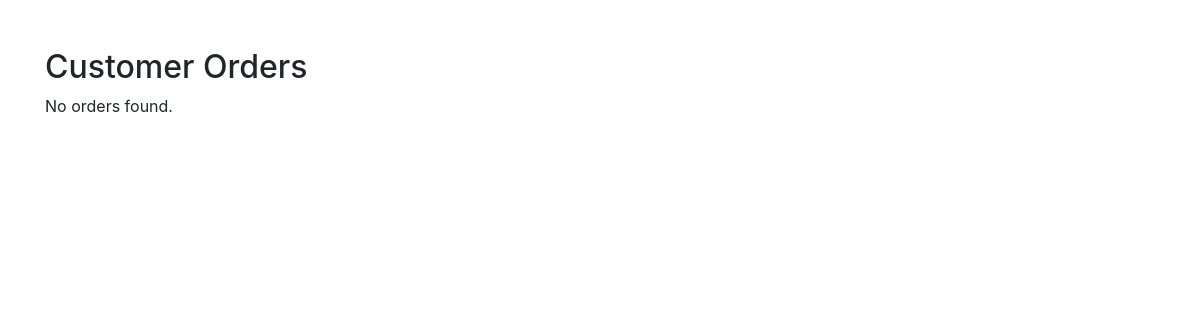
The app's page /cashier/customer_order.php, older data.
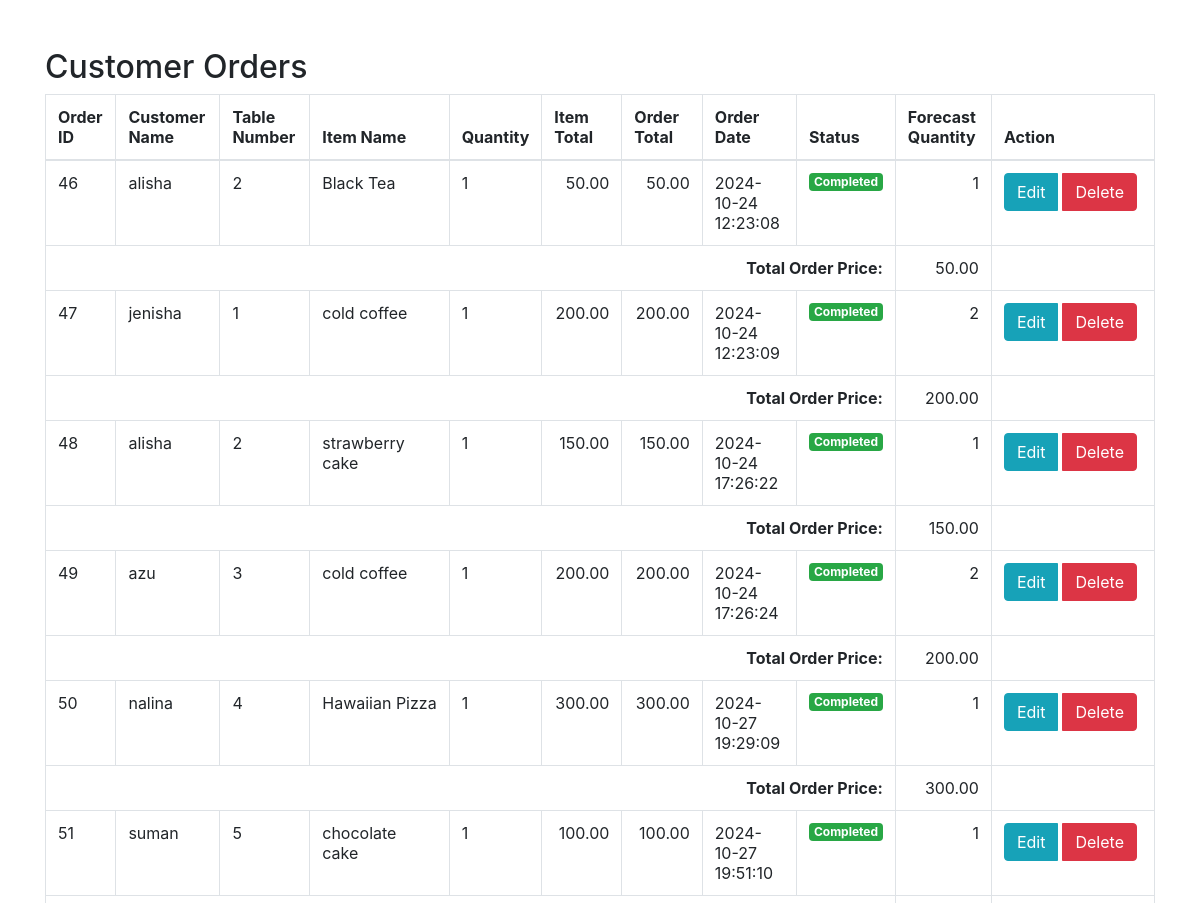
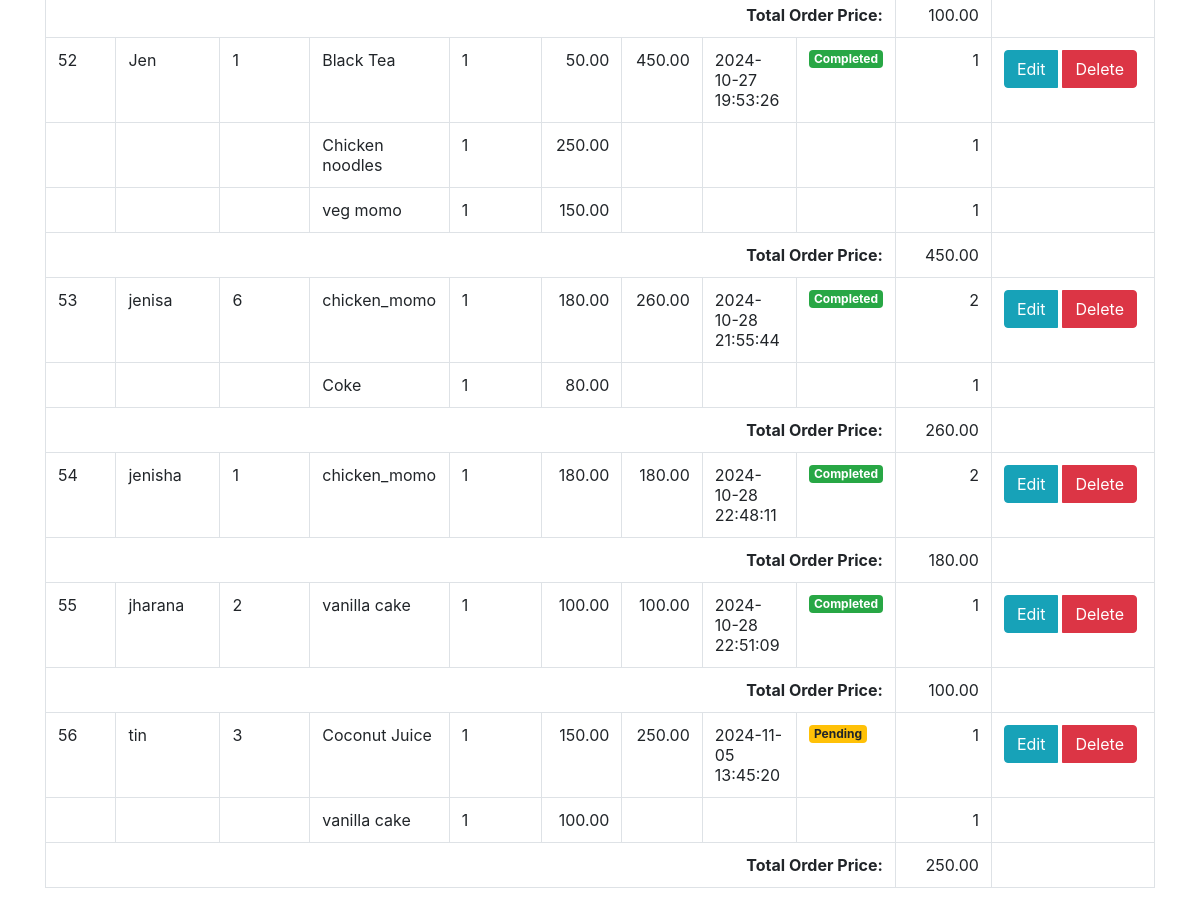
The same page, newer data (2 pictures, top to bottom).
### tables this page shows
CREATE TABLE `orders` (
  `order_id` int(11) NOT NULL,
  `customer_name` varchar(100) NOT NULL,
  `table_id` int(11) DEFAULT NULL,
  `total_price` decimal(10,2) NOT NULL,
  `order_date` datetime DEFAULT current_timestamp(),
  `status` enum('Pending','In Progress','Completed') NOT NULL DEFAULT 'Pending',
  `cashier_id` int(11) DEFAULT NULL
);

CREATE TABLE `tables` (
  `table_id` int(11) NOT NULL,
  `table_num` int(11) NOT NULL,
  `status` enum('available','occupied') NOT NULL DEFAULT 'available',
  `capacity` int(11) NOT NULL DEFAULT 0
);

### cashier/customer_order.php (the view, shortened to what this page needs)
<?php
include '../conn/connection.php';
    $sql = "
    SELECT
        o.order_id AS order_id,
        o.customer_name,
        t.table_num,
        o.order_date,
        o.status,
        m.item_name,
        oi.item_id,  -- Add item_id here
        oi.quantity,
        (oi.quantity * m.price) AS item_total,
        SUM(oi.quantity * m.price) OVER (PARTITION BY o.order_id) AS order_total
    FROM orders o
    JOIN tables t ON o.table_id = t.table_id
    JOIN order_items oi ON o.order_id = oi.order_id
    JOIN menu m ON oi.item_id = m.item_id
    ORDER BY o.order_id, m.item_name";
$result = $conn->query($sql);
$forecastSql = "
    SELECT
        oi.item_id,
        SUM(oi.quantity) AS total_quantity,
        DATE(o.order_date) AS order_date
    FROM
        orders o
    JOIN
        order_items oi ON o.order_id = oi.order_id
    GROUP BY
        oi.item_id, DATE(o.order_date)
    ORDER BY
        order_date DESC
";
$forecastResult = $conn->query($forecastSql);
$forecastData = [];
if ($forecastResult && $forecastResult->num_rows > 0) {
    while ($row = $forecastResult->fetch_assoc()) {
        $forecastData[$row['item_id']][] = [
            'date' => $row['order_date'],
            'quantity' => $row['total_quantity']
        ];
    }
}
$forecastResults = [];
foreach ($forecastData as $itemId => $data) {
    $totalQuantity = 0;
    $count = count($data);
    for ($i = 0; $i < min(7, $count); $i++) {
        $totalQuantity += $data[$i]['quantity'];
    }
    $averageQuantity = $totalQuantity / min(7, $count);
    $forecastResults[$itemId] = round($averageQuantity);
}
?>
<link rel="stylesheet" href="https://stackpath.bootstrapcdn.com/bootstrap/4.5.2/css/bootstrap.min.css">
<div class="container mt-5">
    <h2>Customer Orders</h2>
    <?php if ($result->num_rows > 0): ?>
        <table class="table table-bordered">
            <thead>
                <tr>
                    <th>Order ID</th>
                    <th>Customer Name</th>
                    <th>Table Number</th>
                    <th>Item Name</th>
                    <th>Quantity</th>
                    <th>Item Total</th>
                    <th>Order Total</th>
                    <th>Order Date</th>
                    <th>Status</th>
                    <th>Forecast Quantity</th>
                    <th>Action</th>
                </tr>
            </thead>
            <tbody>
            <?php
$currentOrderId = null;
while ($row = $result->fetch_assoc()):
    $isNewOrder = $currentOrderId !== $row['order_id'];
    if ($isNewOrder) {
        if ($currentOrderId !== null) {
            echo "<tr>
                    <td colspan='9' class='text-right font-weight-bold'>Total Order Price:</td>
                    <td class='text-right'>" . number_format($orderTotal, 2) . "</td>
                  </tr>";
        }
        $currentOrderId = $row['order_id'];
        $orderTotal = $row['order_total'];
    }
    $forecastQuantity = isset($forecastResults[$row['item_id']]) ? $forecastResults[$row['item_id']] : 0;
?>
<tr>
    <td><?php echo $isNewOrder ? $row['order_id'] : ''; ?></td>
    <td><?php echo $isNewOrder ? $row['customer_name'] : ''; ?></td>
    <td><?php echo $isNewOrder ? $row['table_num'] : ''; ?></td>
    <td><?php echo $row['item_name']; ?></td>
    <td><?php echo $row['quantity']; ?></td>
    <td class="text-right"><?php echo number_format($row['item_total'], 2); ?></td>
    <td class="text-right"><?php echo $isNewOrder ? number_format($orderTotal, 2) : ''; ?></td>
    <td><?php echo $isNewOrder ? $row['order_date'] : ''; ?></td>
    <td>
        <?php if ($isNewOrder): ?>
            <span class="badge
                <?php
                    if ($row['status'] == 'Pending') echo 'badge-warning';
                    elseif ($row['status'] == 'In Progress') echo 'badge-primary';
                    elseif ($row['status'] == 'Completed') echo 'badge-success';
                ?>">
                <?php echo $row['status']; ?>
            </span>
        <?php endif; ?>
    </td>
    <td class="text-right"><?php echo $forecastQuantity; ?></td>
    <td>
        <?php if ($isNewOrder): ?>
            <div class="btn-group" role="group">
                <button class="btn btn-info" data-toggle="modal" data-target="#editModal<?php echo $row['order_id']; ?>">Edit</button>
                <button class="btn btn-danger" data-toggle="modal" data-target="#deleteModal<?php echo $row['order_id']; ?>">Delete</button>
            </div>
        <?php endif; ?>
    </td>
</tr>
<?php endwhile; ?>
<?php if ($currentOrderId !== null): ?>
    <tr>
        <td colspan='9' class='text-right font-weight-bold'>Total Order Price:</td>
        <td class='text-right'><?php echo number_format($orderTotal, 2); ?></td>
    </tr>
<?php endif; ?>
</tbody>
</table>
<?php else: ?>
    <p>No orders found.</p>
<?php endif; ?>
</div>
</body>
</html>

### cashier/customer_order.php (style rules this page uses)
.btn-group .btn { margin-right: 5px; }

Row changes from the older to the newer data that the page shows:
added orders: order_id "46", customer_name "alisha", table.table_num "2", item_name "Black Tea", quantity "1", item_total "50.00", orderTotal "50.00", order_date "2024-10-24 12:23:08", status "Completed", forecastQuantity "1"
added orders: orderTotal "50.00", order_id "47", customer_name "jenisha", table.table_num "1", item_name "cold coffee", quantity "1", item_total "200.00", orderTotal "200.00", order_date "2024-10-24 12:23:09", status "Completed", forecastQuantity "2"
added orders: orderTotal "200.00", order_id "48", customer_name "alisha", table.table_num "2", item_name "strawberry cake", quantity "1", item_total "150.00", orderTotal "150.00", order_date "2024-10-24 17:26:22", status "Completed", forecastQuantity "1"
added orders: orderTotal "150.00", order_id "49", customer_name "azu", table.table_num "3", item_name "cold coffee", quantity "1", item_total "200.00", orderTotal "200.00", order_date "2024-10-24 17:26:24", status "Completed", forecastQuantity "2"
added orders: orderTotal "200.00", order_id "50", customer_name "nalina", table.table_num "4", item_name "Hawaiian Pizza", quantity "1", item_total "300.00", orderTotal "300.00", order_date "2024-10-27 19:29:09", status "Completed", forecastQuantity "1"
added orders: orderTotal "300.00", order_id "51", customer_name "suman", table.table_num "5", item_name "chocolate cake", quantity "1", item_total "100.00", orderTotal "100.00", order_date "2024-10-27 19:51:10", status "Completed", forecastQuantity "1"
added orders: orderTotal "100.00", order_id "52", customer_name "Jen", table.table_num "1", item_name "Black Tea", quantity "1", item_total "50.00", orderTotal "450.00", order_date "2024-10-27 19:53:26", status "Completed", forecastQuantity "1", item_name "Chicken noodles", item_total "250.00", item_name "veg momo", item_total "150.00"
added orders: orderTotal "450.00", order_id "53", customer_name "jenisa", table.table_num "6", item_name "chicken_momo", quantity "1", item_total "180.00", orderTotal "260.00", order_date "2024-10-28 21:55:44", status "Completed", forecastQuantity "2", item_name "Coke", item_total "80.00", forecastQuantity "1"
added orders: orderTotal "260.00", order_id "54", customer_name "jenisha", table.table_num "1", item_name "chicken_momo", quantity "1", item_total "180.00", orderTotal "180.00", order_date "2024-10-28 22:48:11", status "Completed", forecastQuantity "2"
added orders: orderTotal "180.00", order_id "55", customer_name "jharana", table.table_num "2", item_name "vanilla cake", quantity "1", item_total "100.00", orderTotal "100.00", order_date "2024-10-28 22:51:09", status "Completed", forecastQuantity "1"
added orders: orderTotal "100.00", order_id "56", customer_name "tin", table.table_num "3", item_name "Coconut Juice", quantity "1", item_total "150.00", orderTotal "250.00", order_date "2024-11-05 13:45:20", status "Pending", forecastQuantity "1", item_name "vanilla cake", item_total "100.00"
Text that changed along with them:
$orderTotal: (not shown) → "250.00"
text no longer shown: "No orders found."
text now shown: "Order ID Customer Name Table Number Item Name Quantity Item Total Order Total Order Date Status Forecast Quantity Action Total Order Price:"
